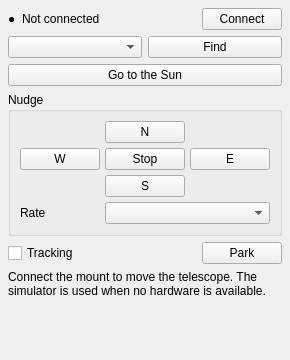
<?xml version="1.0" encoding="UTF-8"?>
<ui version="4.0">
 <class>TelescopePanel</class>
 <widget class="QWidget" name="TelescopePanel">
  <property name="geometry">
   <rect>
    <x>0</x>
    <y>0</y>
    <width>220</width>
    <height>360</height>
   </rect>
  </property>
  <layout class="QVBoxLayout" name="telescopeLayout">
   <property name="spacing">
    <number>6</number>
   </property>
   <property name="leftMargin">
    <number>8</number>
   </property>
   <property name="topMargin">
    <number>8</number>
   </property>
   <property name="rightMargin">
    <number>8</number>
   </property>
   <property name="bottomMargin">
    <number>8</number>
   </property>
   <item>
    <layout class="QHBoxLayout" name="connectionRow">
     <item>
      <widget class="QLabel" name="mountStateDot">
       <property name="text">
        <string>●</string>
       </property>
       <property name="state" stdset="0">
        <string>muted</string>
       </property>
       <property name="toolTip">
        <string>Green means connected, amber means not connected yet, red means the last command failed.</string>
       </property>
      </widget>
     </item>
     <item>
      <widget class="QLabel" name="mountStateLabel">
       <property name="text">
        <string>Not connected</string>
       </property>
      </widget>
     </item>
     <item>
      <spacer name="connectionSpacer">
       <property name="orientation">
        <enum>Qt::Horizontal</enum>
       </property>
       <property name="sizeHint" stdset="0">
        <size>
         <width>20</width>
         <height>20</height>
        </size>
       </property>
      </spacer>
     </item>
     <item>
      <widget class="QPushButton" name="connectButton">
       <property name="text">
        <string>Connect</string>
       </property>
       <property name="toolTip">
        <string>Opens the mount through ASCOM on Windows or INDI on Linux. If the platform is missing, the panel says what to install.</string>
       </property>
      </widget>
     </item>
    </layout>
   </item>
   <item>
    <layout class="QHBoxLayout" name="deviceRow">
     <item>
      <widget class="QComboBox" name="mountCombo">
       <property name="toolTip">
        <string>The mount found by discovery. With one mount there is nothing to choose.</string>
       </property>
      </widget>
     </item>
     <item>
      <widget class="QPushButton" name="mountRefreshButton">
       <property name="text">
        <string>Find</string>
       </property>
       <property name="toolTip">
        <string>Searches again for mounts. Discovery talks to the device layer and can take a moment.</string>
       </property>
      </widget>
     </item>
    </layout>
   </item>
   <item>
    <widget class="QPushButton" name="gotoSunButton">
     <property name="text">
      <string>Go to the Sun</string>
     </property>
     <property name="toolTip">
      <string>Computes the Sun's position for this time and place and slews to it. It needs your observatory latitude and longitude.</string>
     </property>
    </widget>
   </item>
   <item>
    <widget class="QGroupBox" name="moveBox">
     <property name="title">
      <string>Nudge</string>
     </property>
     <layout class="QGridLayout" name="moveLayout">
      <property name="spacing">
       <number>5</number>
      </property>
      <item row="0" column="1">
       <widget class="QPushButton" name="northButton">
        <property name="text">
         <string>N</string>
        </property>
        <property name="toolTip">
         <string>Moves north in Declination. Hold the button to keep moving; releasing stops the axis.</string>
        </property>
       </widget>
      </item>
      <item row="1" column="0">
       <widget class="QPushButton" name="westButton">
        <property name="text">
         <string>W</string>
        </property>
        <property name="toolTip">
         <string>Moves west in Right Ascension. Hold the button to keep moving; releasing stops the axis.</string>
        </property>
       </widget>
      </item>
      <item row="1" column="1">
       <widget class="QPushButton" name="stopButton">
        <property name="text">
         <string>Stop</string>
        </property>
        <property name="danger" stdset="0">
         <bool>true</bool>
        </property>
        <property name="toolTip">
         <string>Stops every axis at once. It is the fastest way out of any unwanted movement.</string>
        </property>
       </widget>
      </item>
      <item row="1" column="2">
       <widget class="QPushButton" name="eastButton">
        <property name="text">
         <string>E</string>
        </property>
        <property name="toolTip">
         <string>Moves east in Right Ascension. Hold the button to keep moving; releasing stops the axis.</string>
        </property>
       </widget>
      </item>
      <item row="2" column="1">
       <widget class="QPushButton" name="southButton">
        <property name="text">
         <string>S</string>
        </property>
        <property name="toolTip">
         <string>Moves south in Declination. Hold the button to keep moving; releasing stops the axis.</string>
        </property>
       </widget>
      </item>
      <item row="3" column="0">
       <widget class="QLabel" name="rateCaption">
        <property name="text">
         <string>Rate</string>
        </property>
       </widget>
      </item>
      <item row="3" column="1" colspan="2">
       <widget class="QComboBox" name="rateCombo">
        <property name="toolTip">
         <string>How fast the N/S/E/W buttons move, in arcseconds per second. The Sun moves about 15 arcseconds per second, so a fraction of that is comfortable for centring.</string>
        </property>
       </widget>
      </item>
     </layout>
    </widget>
   </item>
   <item>
    <layout class="QHBoxLayout" name="trackParkRow">
     <item>
      <widget class="QCheckBox" name="trackCheck">
       <property name="text">
        <string>Tracking</string>
       </property>
       <property name="toolTip">
        <string>Keeps the Sun still in the frame while the mount follows the sky. The scan adds its sweep on top of this, so tracking off smears the disk.</string>
       </property>
      </widget>
     </item>
     <item>
      <spacer name="trackSpacer">
       <property name="orientation">
        <enum>Qt::Horizontal</enum>
       </property>
       <property name="sizeHint" stdset="0">
        <size>
         <width>20</width>
         <height>20</height>
        </size>
       </property>
      </spacer>
     </item>
     <item>
      <widget class="QPushButton" name="parkButton">
       <property name="text">
        <string>Park</string>
       </property>
       <property name="toolTip">
        <string>Moves to the park position and stops tracking. Use it before closing the observatory.</string>
       </property>
      </widget>
     </item>
    </layout>
   </item>
   <item>
    <widget class="QLabel" name="telescopeMessage">
     <property name="role" stdset="0">
      <string>hint</string>
     </property>
     <property name="wordWrap">
      <bool>true</bool>
     </property>
     <property name="text">
      <string>Connect the mount to move the telescope. The simulator is used when no hardware is available.</string>
     </property>
    </widget>
   </item>
   <item>
    <spacer name="telescopeSpacer">
     <property name="orientation">
      <enum>Qt::Vertical</enum>
     </property>
     <property name="sizeHint" stdset="0">
      <size>
       <width>20</width>
       <height>20</height>
      </size>
     </property>
    </spacer>
   </item>
  </layout>
 </widget>
 <resources/>
 <connections/>
</ui>
